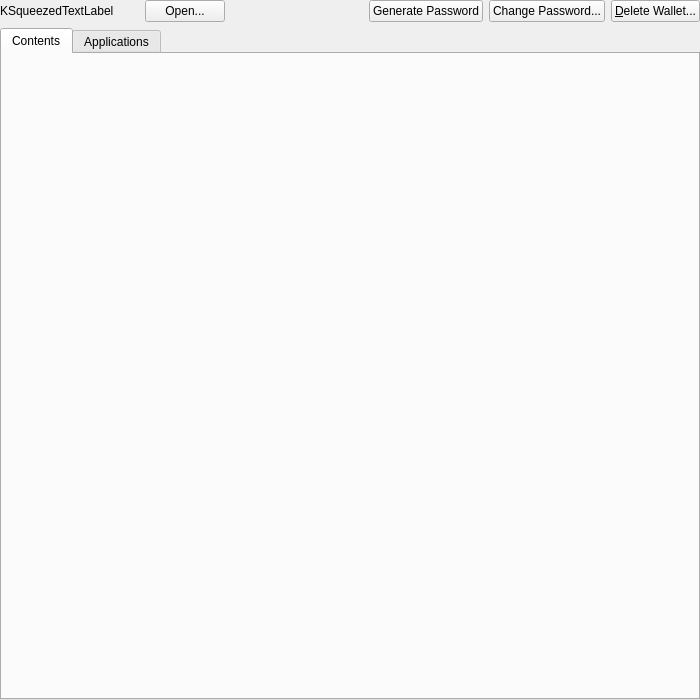
<?xml version="1.0" encoding="UTF-8"?>
<ui version="4.0">
 <class>WalletControlWidget</class>
 <widget class="QWidget" name="WalletControlWidget">
  <property name="geometry">
   <rect>
    <x>0</x>
    <y>0</y>
    <width>700</width>
    <height>700</height>
   </rect>
  </property>
  <layout class="QVBoxLayout" name="verticalLayout_2">
   <property name="leftMargin">
    <number>0</number>
   </property>
   <property name="topMargin">
    <number>0</number>
   </property>
   <property name="rightMargin">
    <number>0</number>
   </property>
   <property name="bottomMargin">
    <number>0</number>
   </property>
   <item>
    <layout class="QHBoxLayout" name="horizontalLayout">
     <item>
      <widget class="KSqueezedTextLabel" name="_stateLabel">
       <property name="sizePolicy">
        <sizepolicy hsizetype="MinimumExpanding" vsizetype="Fixed">
         <horstretch>0</horstretch>
         <verstretch>0</verstretch>
        </sizepolicy>
       </property>
       <property name="text">
        <string>KSqueezedTextLabel</string>
       </property>
      </widget>
     </item>
     <item>
      <widget class="QPushButton" name="_openClose">
       <property name="text">
        <string>Open...</string>
       </property>
      </widget>
     </item>
     <item>
      <spacer name="topSpacer">
       <property name="orientation">
        <enum>Qt::Horizontal</enum>
       </property>
       <property name="sizeType">
        <enum>QSizePolicy::Expanding</enum>
       </property>
       <property name="sizeHint" stdset="0">
        <size>
         <width>40</width>
         <height>20</height>
        </size>
       </property>
      </spacer>
     </item>
     <item>
      <widget class="QPushButton" name="pushButton">
       <property name="text">
        <string>Generate Password</string>
       </property>
       <property name="icon">
        <iconset theme="password-generate"/>
       </property>
      </widget>
     </item>
     <item>
      <widget class="QPushButton" name="_changePassword">
       <property name="text">
        <string>Change Password...</string>
       </property>
       <property name="icon">
        <iconset theme="password-copy">
         <normaloff>.</normaloff>.</iconset>
       </property>
      </widget>
     </item>
     <item>
      <widget class="QPushButton" name="_removeWallet">
       <property name="text">
        <string>&amp;Delete Wallet...</string>
       </property>
       <property name="icon">
        <iconset theme="delete">
         <normaloff>.</normaloff>.</iconset>
       </property>
      </widget>
     </item>
    </layout>
   </item>
   <item>
    <widget class="QTabWidget" name="_tabs">
     <property name="currentIndex">
      <number>0</number>
     </property>
     <widget class="QWidget" name="_contentsTab">
      <attribute name="icon">
       <iconset theme="wallet-closed">
        <normaloff>.</normaloff>.</iconset>
      </attribute>
      <attribute name="title">
       <string>Contents</string>
      </attribute>
      <layout class="QHBoxLayout" name="horizontalLayout_2">
       <property name="leftMargin">
        <number>0</number>
       </property>
       <property name="topMargin">
        <number>0</number>
       </property>
       <property name="rightMargin">
        <number>0</number>
       </property>
       <property name="bottomMargin">
        <number>0</number>
       </property>
       <item>
        <widget class="QFrame" name="_editorFrame">
         <property name="sizePolicy">
          <sizepolicy hsizetype="Preferred" vsizetype="Expanding">
           <horstretch>0</horstretch>
           <verstretch>0</verstretch>
          </sizepolicy>
         </property>
         <property name="frameShape">
          <enum>QFrame::NoFrame</enum>
         </property>
         <property name="frameShadow">
          <enum>QFrame::Plain</enum>
         </property>
         <property name="lineWidth">
          <number>0</number>
         </property>
         <layout class="QVBoxLayout" name="_editorFrameLayout">
          <property name="leftMargin">
           <number>0</number>
          </property>
          <property name="topMargin">
           <number>0</number>
          </property>
          <property name="rightMargin">
           <number>0</number>
          </property>
          <property name="bottomMargin">
           <number>0</number>
          </property>
         </layout>
        </widget>
       </item>
      </layout>
     </widget>
     <widget class="QWidget" name="_appsTab">
      <attribute name="icon">
       <iconset theme="start-here-kde">
        <normaloff>.</normaloff>.</iconset>
      </attribute>
      <attribute name="title">
       <string>Applications</string>
      </attribute>
      <layout class="QVBoxLayout" name="verticalLayout">
       <property name="leftMargin">
        <number>0</number>
       </property>
       <property name="topMargin">
        <number>0</number>
       </property>
       <property name="rightMargin">
        <number>0</number>
       </property>
       <property name="bottomMargin">
        <number>0</number>
       </property>
       <item>
        <widget class="QFrame" name="_applicationsFrame">
         <property name="frameShape">
          <enum>QFrame::NoFrame</enum>
         </property>
         <property name="frameShadow">
          <enum>QFrame::Plain</enum>
         </property>
         <property name="lineWidth">
          <number>0</number>
         </property>
         <layout class="QVBoxLayout" name="_applicationsFrameLayout">
          <property name="leftMargin">
           <number>0</number>
          </property>
          <property name="topMargin">
           <number>0</number>
          </property>
          <property name="rightMargin">
           <number>0</number>
          </property>
          <property name="bottomMargin">
           <number>0</number>
          </property>
         </layout>
        </widget>
       </item>
      </layout>
     </widget>
    </widget>
   </item>
  </layout>
 </widget>
 <customwidgets>
  <customwidget>
   <class>KSqueezedTextLabel</class>
   <extends>QLabel</extends>
   <header>ksqueezedtextlabel.h</header>
  </customwidget>
 </customwidgets>
 <tabstops>
  <tabstop>_openClose</tabstop>
  <tabstop>_changePassword</tabstop>
  <tabstop>_tabs</tabstop>
 </tabstops>
 <resources/>
 <connections>
  <connection>
   <sender>_openClose</sender>
   <signal>clicked()</signal>
   <receiver>WalletControlWidget</receiver>
   <slot>onOpenClose()</slot>
   <hints>
    <hint type="sourcelabel">
     <x>216</x>
     <y>24</y>
    </hint>
    <hint type="destinationlabel">
     <x>10</x>
     <y>122</y>
    </hint>
   </hints>
  </connection>
  <connection>
   <sender>_changePassword</sender>
   <signal>clicked()</signal>
   <receiver>WalletControlWidget</receiver>
   <slot>onChangePassword()</slot>
   <hints>
    <hint type="sourcelabel">
     <x>564</x>
     <y>17</y>
    </hint>
    <hint type="destinationlabel">
     <x>301</x>
     <y>271</y>
    </hint>
   </hints>
  </connection>
  <connection>
   <sender>_removeWallet</sender>
   <signal>clicked()</signal>
   <receiver>WalletControlWidget</receiver>
   <slot>onRemoveWallet()</slot>
   <hints>
    <hint type="sourcelabel">
     <x>616</x>
     <y>16</y>
    </hint>
    <hint type="destinationlabel">
     <x>671</x>
     <y>710</y>
    </hint>
   </hints>
  </connection>
  <connection>
   <sender>pushButton</sender>
   <signal>clicked()</signal>
   <receiver>WalletControlWidget</receiver>
   <slot>onGeneratePassword()</slot>
   <hints>
    <hint type="sourcelabel">
     <x>303</x>
     <y>19</y>
    </hint>
    <hint type="destinationlabel">
     <x>-4</x>
     <y>420</y>
    </hint>
   </hints>
  </connection>
 </connections>
 <slots>
  <slot>onOpenClose()</slot>
  <slot>onChangePassword()</slot>
  <slot>onRemoveWallet()</slot>
  <slot>onGeneratePassword()</slot>
 </slots>
</ui>
